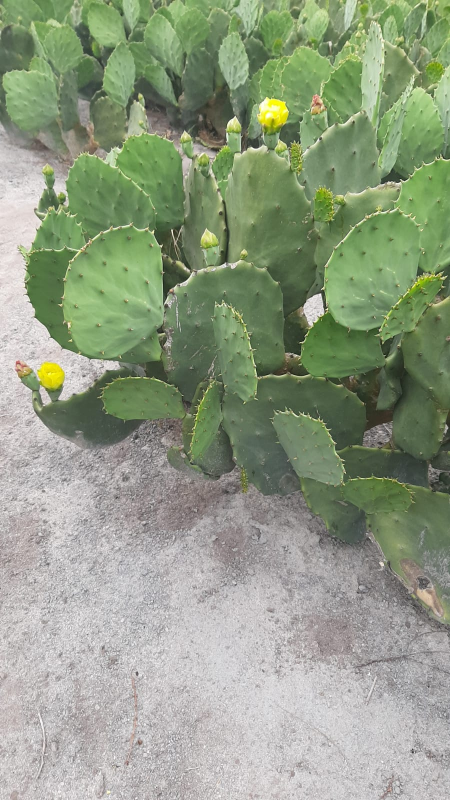
#> input picture Tensorflow/workspace/images/collectedimages/imagem18.jpg, 900 x 1600 px (shown at 1/2 size); its folder holds only this picture in this run
$ jupyter execute --allow-errors '1. Image Collection.ipynb'   (shell and % lines are left out)   (older library calls are emulated)
#> lines starting #> are read from the running program, lines starting #| are printed output that depends on the picture
# 1. Importar Dependências

[cell 1]
# Import opencv
import cv2

# Import uuid
import uuid

# Import Operating System
import os

# Import time
import time

# Import numpy
import numpy as np

import shutil

import random

from math import ceil

# 2. Organizar as pastas

[cell 2]
IMAGES_PATH = os.path.join('Tensorflow', 'workspace', 'images', 'collectedimages')

[cell 3]
if not os.path.exists(IMAGES_PATH):
    if os.name == 'posix':
        !mkdir -p {IMAGES_PATH}
    if os.name == 'nt':
         !mkdir {IMAGES_PATH}

# 3. Pegar Imagens

[cell 4]
imagens = []

i = 1
for nome_arquivo in os.listdir(IMAGES_PATH):
    FULL_PATH = os.path.join(IMAGES_PATH, nome_arquivo)

    if nome_arquivo.endswith(('.jpg', '.jpeg', '.png', '.gif')):
        try:
            imagem = cv2.imread(FULL_PATH)
#> imagem is the input picture: shape (1600, 900, 3); mean B, G, R 132, 156, 144.3
            imagens.append(imagem)
            if FULL_PATH == os.path.join(IMAGES_PATH, 'imagem' + str(i) + '.jpg'):
                os.rename(FULL_PATH, os.path.join(IMAGES_PATH, 'imagem' + str(i) + '.jpg'))
            i += 1
        except Exception as e:
            print(f"Erro ao abrir a imagem {caminho_completo}: {str(e)}")

# 4. Pré processamento

## Operações

[cell 5]
def padronizar_dimensoes(imagem, largura, altura):
    return cv2.resize(imagem, (largura, altura))


def normalizar_cores(imagem):
    return cv2.cvtColor(imagem, cv2.COLOR_BGR2GRAY)


def remover_ruidos(imagem):
    row, col = 1, 1
    return cv2.GaussianBlur(imagem, (row, col), 0)


def augmentacao_dados(imagem):
    return cv2.rotate(imagem, cv2.ROTATE_90_CLOCKWISE)


def ajuste_exposicao_contraste(imagem):
    alpha, beta = 1.0, 0.9
    return cv2.convertScaleAbs(imagem, alpha=alpha, beta=beta)


def equalizacao_histograma(imagem):
    return cv2.equalizeHist(imagem)


def filtragem_bordas(imagem):
    return cv2.Laplacian(imagem, cv2.CV_64F)


def segmentacao(imagem, limiar):
    _, imagem_segmentada = cv2.threshold(imagem, limiar, 255, cv2.THRESH_BINARY)
    return imagem_segmentada


def remover_artefatos(imagem):
    return cv2.medianBlur(imagem, 1)

def aumentar_brilho(imagem):
    brilho = 40
    imagem_brilho = np.where((255 - imagem) < brilho, 255, imagem + brilho)

    contraste = 1.2
    imagem_contraste = cv2.convertScaleAbs(imagem_brilho, alpha=contraste, beta=0)

    return imagem_contraste

## Processamento das imagens na lista

[cell 6]
imagens_processadas = []
for imagem in imagens:
    largura, altura = 3560, 3269

    # padronizar dimensoes
    imagem = padronizar_dimensoes(imagem, largura, altura)
    # preto e branco
    imagem = normalizar_cores(imagem)
    # desfoque gausiano na imagem
    imagem = remover_ruidos(imagem)
    # rotacionar imagem
    # imagem = augmentacao_dados(imagem)
    # contraste
    imagem = ajuste_exposicao_contraste(imagem)
    # equalizar os valores dos pixels na imagem
    imagem = equalizacao_histograma(imagem)
    # outro desfoque, so q mediano
    imagem = remover_artefatos(imagem)
    # atribui um valor binario a cada pixel dependendo de um threshhold
    # imagem = segmentacao(imagem, 164)
    # deixa os pixels q representam as "bordas" de um objeto
    # imagem = filtragem_bordas(imagem)

    imagens_processadas.append(imagem)
#> this loop made 1 pass
#> (largura, altura, row in remover_ruidos, col in remover_ruidos, alpha in ajuste_exposicao_contraste, beta in ajuste_exposicao_contraste) on pass 1: (3560, 3269, 1, 1, 1, 0.9)
#> pass 1, `imagem = padronizar_dimensoes(imagem, largura, altura)`:
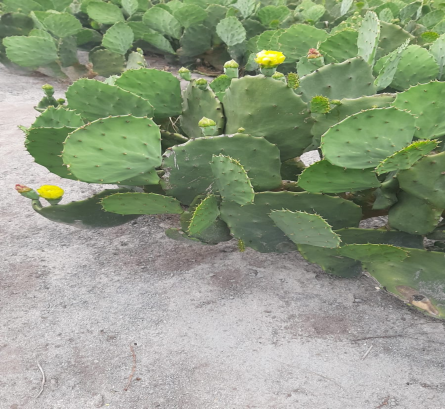
#> imagem: shape (3269, 3560, 3) (shown at 1/8 size); mean B, G, R 131.9, 155.9, 144.2
#> pass 1, `imagem = normalizar_cores(imagem)`:
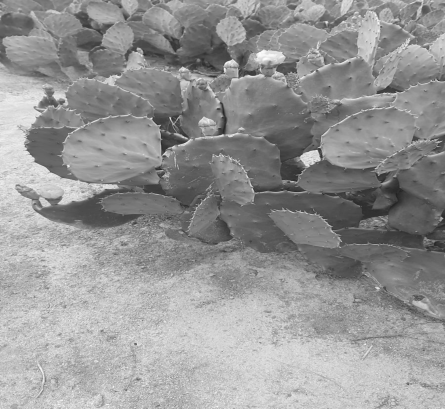
#> imagem: shape (3269, 3560) (shown at 1/8 size); min 14, max 255, mean 149.6
#> pass 1, `imagem = equalizacao_histograma(imagem)`:
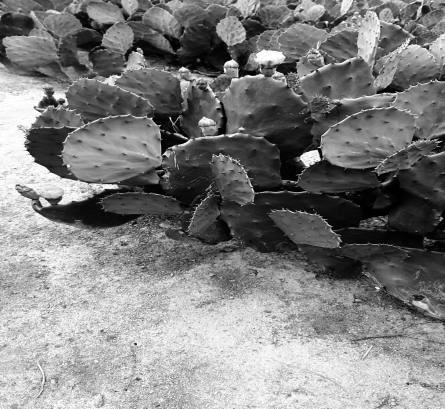
#> imagem: shape (3269, 3560) (shown at 1/8 size); min 0, max 255, mean 128.3
#> after the loop, imagens_processadas = 1 item

## Salvar imagens

[cell 7]
PROCESSED_PATH = os.path.join('Tensorflow', 'workspace', 'images', 'processedimages')

[cell 8]
if not os.path.exists(PROCESSED_PATH):
    if os.name == 'posix':
        !mkdir -p {PROCESSED_PATH}
    if os.name == 'nt':
        !mkdir {PROCESSED_PATH}

[cell 9]
i = 1
for img in imagens_processadas:
    IMAGE_PATH = os.path.join(PROCESSED_PATH, 'imagem_processada_' + str(i) + '.jpg')
    cv2.imwrite(IMAGE_PATH, img)
    i += 1
#> this loop made 1 pass
#> i on pass 1: 2
#> after the loop, i = 2

# 5. Image Labelling

[cell 10]
LABELING_PATH = os.path.join('Tensorflow', 'labelimg')

[cell 11]
if not os.path.exists(LABELING_PATH):
    !mkdir {LABELING_PATH}
    !git clone https://github.com/tzutalin/labelImg {LABELING_PATH}

[cell 12]
if os.name == 'posix':
    !make qt5py3
if os.name =='nt':
    !cd {LABELING_PATH} && pyrcc5 -o libs/resources.py resources.qrc

[cell 13]
!cd {LABELING_PATH} && python labelImg.py

# 6. Popular imagens processadas com imagens alteradas

## Criar um conjunto de imagens aleatorias para seleção

[cell 14]
ratio = 1
num_augmented = ceil(len(os.listdir(IMAGES_PATH)) * ratio)

[cell 15]
def escolher_numeros_aleatorios(seed, minimo, maximo, qtd_numeros):
    if qtd_numeros == len(os.listdir(IMAGES_PATH)):
        return range(qtd_numeros)

    random.seed(seed)
    if qtd_numeros > (maximo - minimo + 1):
        return "Impossível selecionar essa quantidade de números únicos dentro do intervalo."

    numeros_escolhidos = []

    while len(numeros_escolhidos) < qtd_numeros:
        novo_numero = random.randint(minimo, maximo)
        if novo_numero not in numeros_escolhidos:
            numeros_escolhidos.append(novo_numero)

    return numeros_escolhidos

[cell 16]
numeros_aleatorios = escolher_numeros_aleatorios(42, 0, len(os.listdir(IMAGES_PATH)) - 1, num_augmented)

## Salvar imagens alteradas

[cell 17]
start = len(imagens_processadas) + 1
#> start = 2

[cell 18]
i = 0
for idx in numeros_aleatorios:
    IMAGE_PATH = os.path.join(PROCESSED_PATH, 'imagem_processada_' + str(i + start) + '.jpg')
    cv2.imwrite(IMAGE_PATH, aumentar_brilho(imagens_processadas[idx]))
    i += 1
#> this loop made 1 pass
#> pass 1, in aumentar_brilho, `imagem_brilho = np.where((255 - imagem) < brilho, 255, imagem + brilho)`:
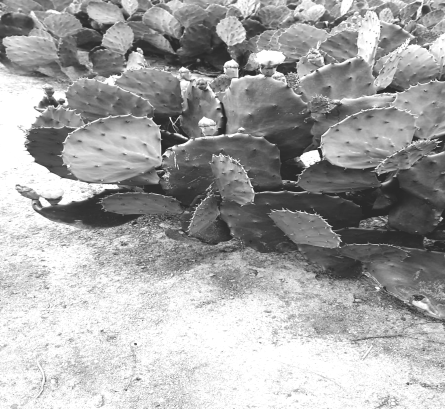
#> imagem_brilho: shape (3269, 3560) (shown at 1/8 size); min 40, max 255, mean 165
#> pass 1, in aumentar_brilho, `imagem_contraste = cv2.convertScaleAbs(imagem_brilho, alpha=contraste,..`:
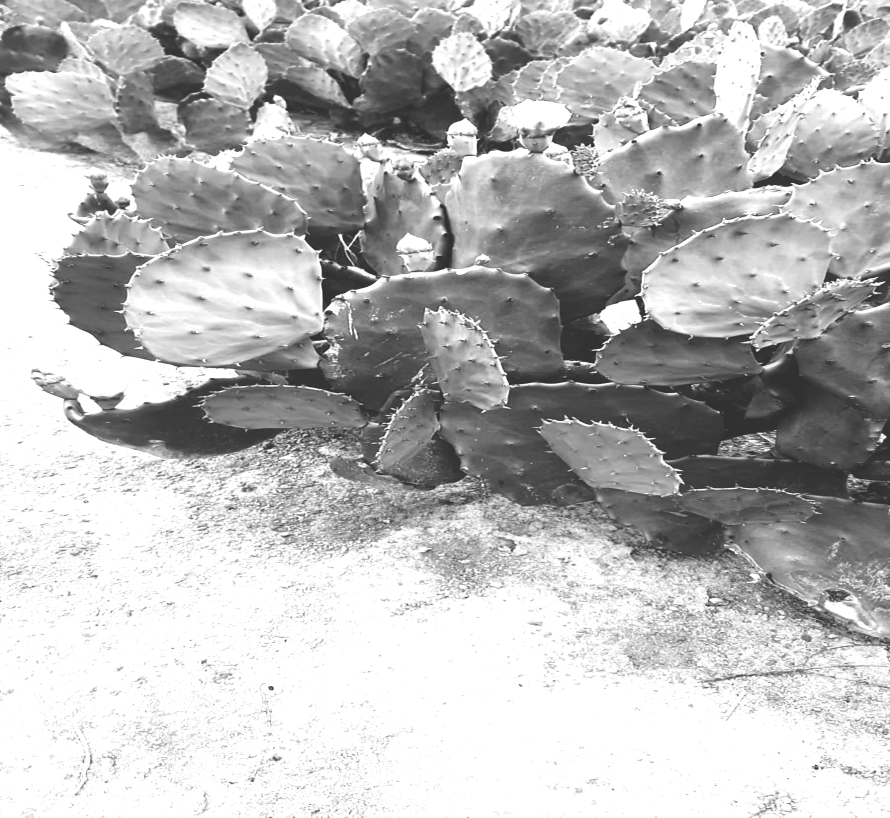
#> imagem_contraste: shape (3269, 3560) (shown at 1/4 size); min 48, max 255, mean 185.6
#> after the loop, i = 1

$ run again, on Tensorflow/workspace/images/collectedimages/imagem24.jpg
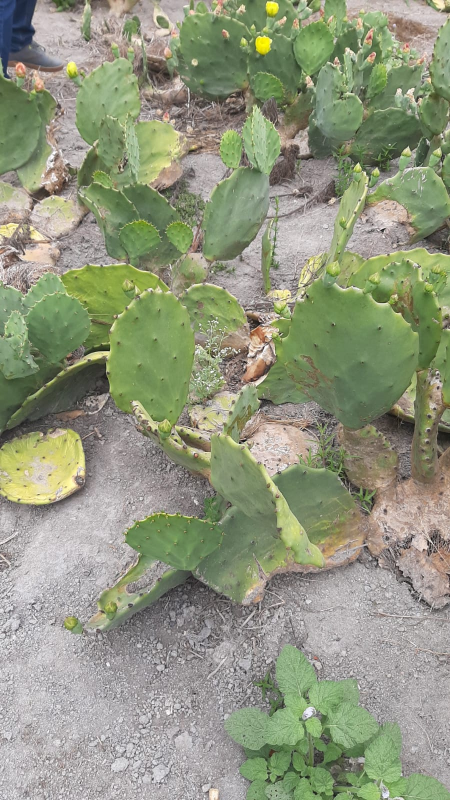
#> input picture Tensorflow/workspace/images/collectedimages/imagem24.jpg, 900 x 1600 px (shown at 1/2 size)
#> imagem is the input picture: shape (1600, 900, 3); mean B, G, R 126.8, 150.8, 144.9
#> the loop `for imagem in imagens:` made 1 pass
#> (largura, altura, row in remover_ruidos, col in remover_ruidos, alpha in ajuste_exposicao_contraste, beta in ajuste_exposicao_contraste) on pass 1: (3560, 3269, 1, 1, 1, 0.9)
#> pass 1, `imagem = equalizacao_histograma(imagem)`:
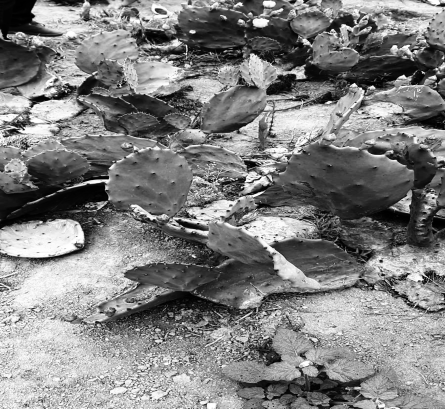
#> imagem: shape (3269, 3560) (shown at 1/8 size); min 0, max 255, mean 128.4
#> after the loop `for imagem in imagens:`: imagens_processadas = 1 item
#> the loop `for img in imagens_processadas:` made 1 pass
#> i on pass 1: 2
#> after the loop `for img in imagens_processadas:`: i = 2
#> the loop `for idx in numeros_aleatorios:` made 1 pass
#> pass 1, in aumentar_brilho, `imagem_contraste = cv2.convertScaleAbs(imagem_brilho, alpha=contraste,..`:
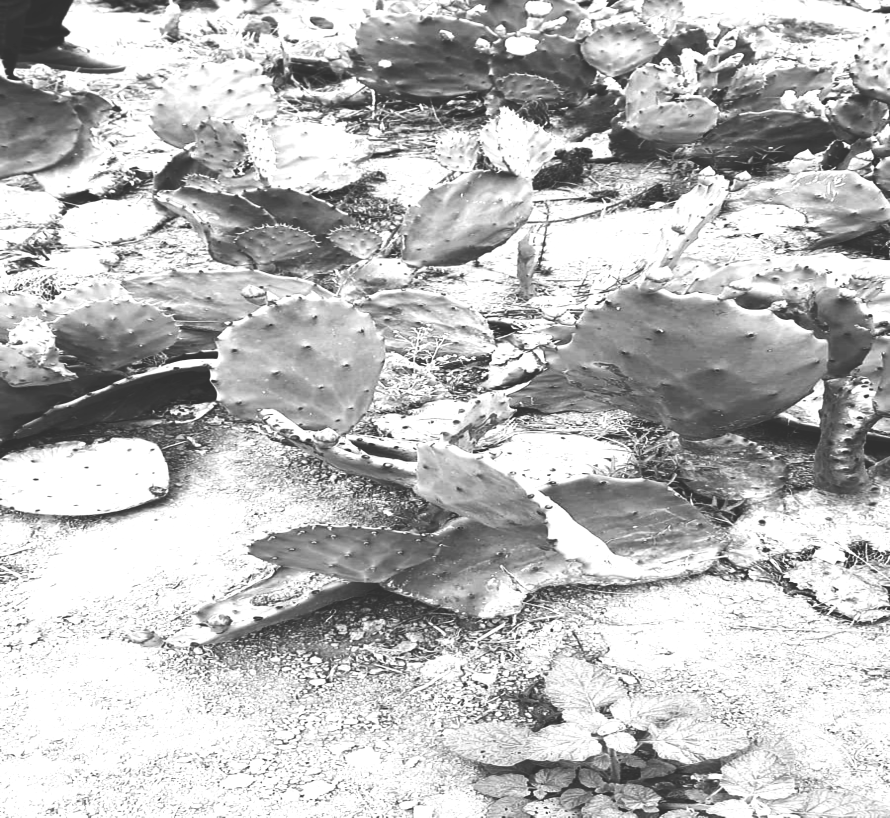
#> imagem_contraste: shape (3269, 3560) (shown at 1/4 size); min 48, max 255, mean 185.8
#> after the loop `for idx in numeros_aleatorios:`: i = 1

$ run again, on Tensorflow/workspace/images/collectedimages/imagem25.jpg
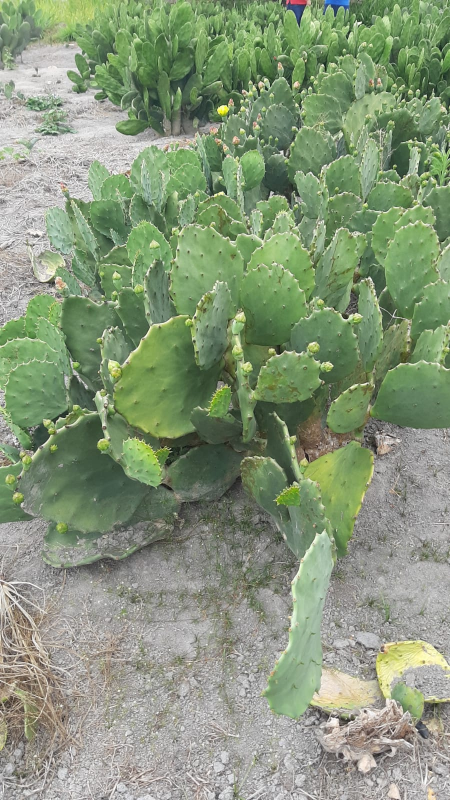
#> input picture Tensorflow/workspace/images/collectedimages/imagem25.jpg, 900 x 1600 px (shown at 1/2 size)
#> imagem is the input picture: shape (1600, 900, 3); mean B, G, R 122.5, 150.6, 135.1
#> the loop `for imagem in imagens:` made 1 pass
#> (largura, altura, row in remover_ruidos, col in remover_ruidos, alpha in ajuste_exposicao_contraste, beta in ajuste_exposicao_contraste) on pass 1: (3560, 3269, 1, 1, 1, 0.9)
#> pass 1, `imagem = equalizacao_histograma(imagem)`:
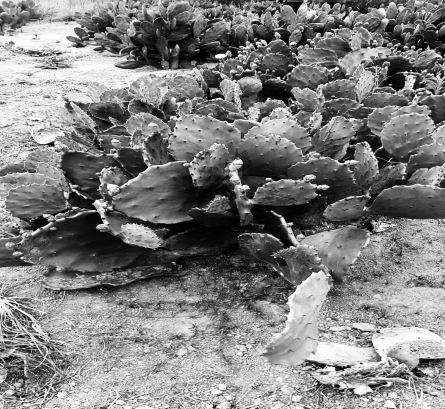
#> imagem: shape (3269, 3560) (shown at 1/8 size); min 0, max 255, mean 128.4
#> after the loop `for imagem in imagens:`: imagens_processadas = 1 item
#> the loop `for img in imagens_processadas:` made 1 pass
#> i on pass 1: 2
#> after the loop `for img in imagens_processadas:`: i = 2
#> the loop `for idx in numeros_aleatorios:` made 1 pass
#> pass 1, in aumentar_brilho, `imagem_contraste = cv2.convertScaleAbs(imagem_brilho, alpha=contraste,..`:
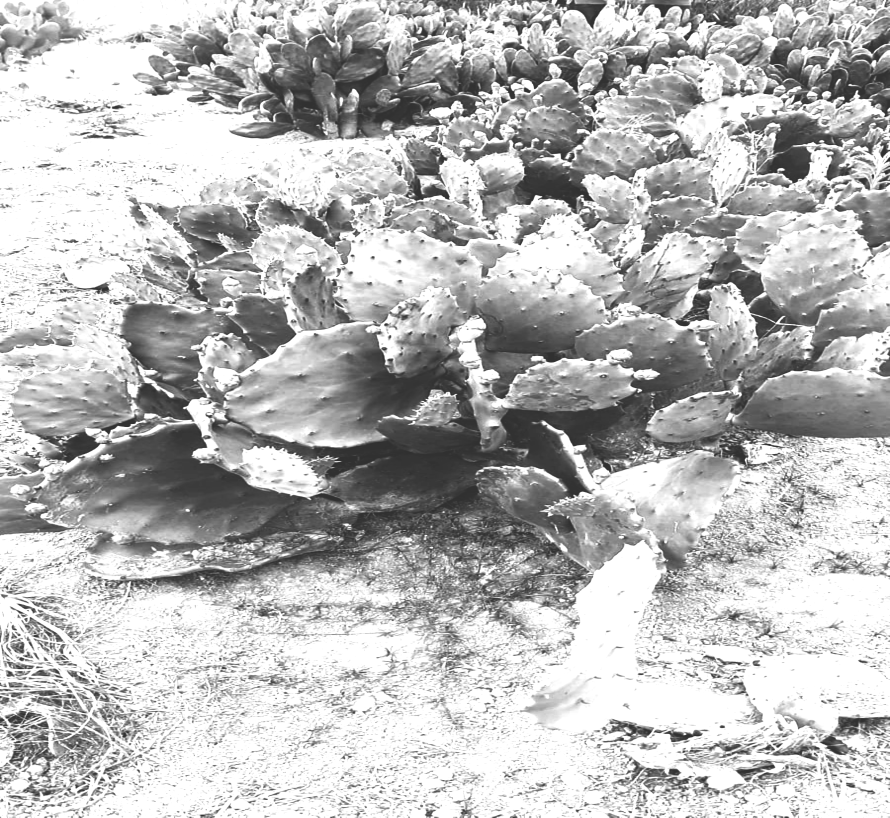
#> imagem_contraste: shape (3269, 3560) (shown at 1/4 size); min 48, max 255, mean 185.8
#> after the loop `for idx in numeros_aleatorios:`: i = 1
